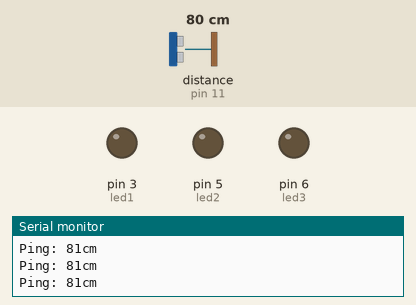
The sketch below on a simulated Arduino Uno, built with avr-gcc and run on an emulated ATmega328P. Shown: output pins drawn as LEDs (lit = HIGH), the last lines printed to the serial monitor. The test bench sets the inputs (shaded band); at power-on: distance to the obstacle (sensor on pin 11) 80 cm. The echo pulse lasts 58.3 µs per cm.

Above: at 1.2 s.
1.3 s: distance to the obstacle (sensor on pin 11) set to 35 cm
2.8 s: distance to the obstacle (sensor on pin 11) set to 26 cm
At 4.0 s:
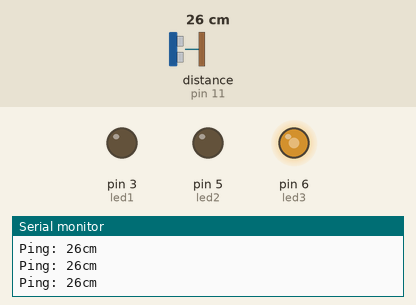
4.3 s: distance to the obstacle (sensor on pin 11) set to 2 cm
At 4.6 s:
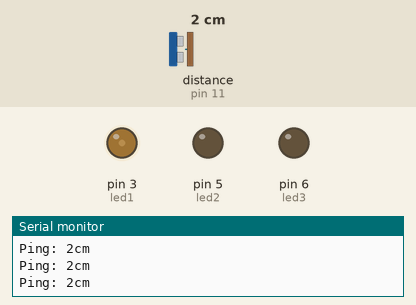
5.8 s: distance to the obstacle (sensor on pin 11) set to 4 cm
At 6.1 s:
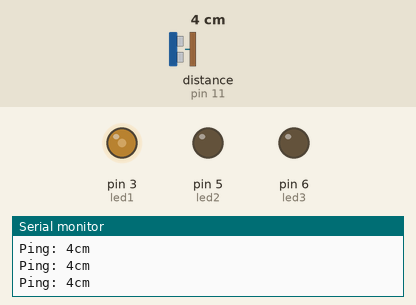
7.3 s: distance to the obstacle (sensor on pin 11) set to 9 cm
At 8.5 s:
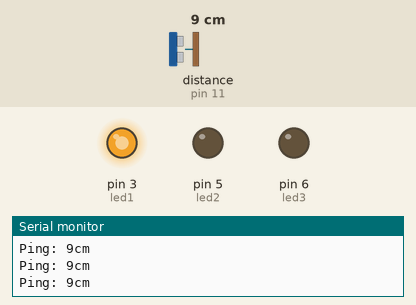
8.8 s: distance to the obstacle (sensor on pin 11) set to 12 cm
At 9.3 s:
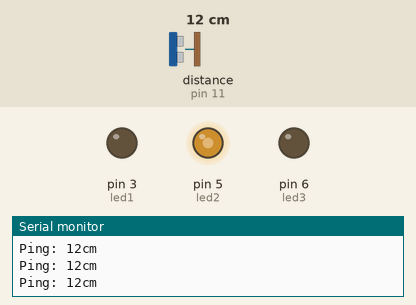
Timing chart, 0 to 11.3 s (numbered marks = the images above; inputs shaded):
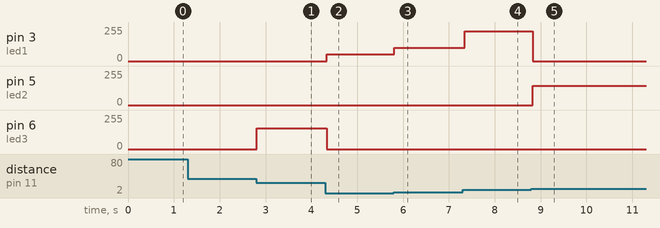

Measured:
- the behaviour switches between 31 and 30 cm on distance to the obstacle (sensor on pin 11) (found by bisection; images 0 and 1)
- the behaviour switches between 10 and 11 cm on distance to the obstacle (sensor on pin 11) (found by bisection; images 4 and 5)
- after the input at 2.8 s, pin 6 (led3): 0/255 → 156/255 at once
- after the input at 4.3 s, pin 3 (led1): 0/255 → 50/255 at once; pin 6 (led3): 156/255 → 0/255 at once
- after the input at 5.8 s, pin 3 (led1): 50/255 → 100/255 at once
- after the input at 7.3 s, pin 3 (led1): 100/255 → 225/255 at once
- after the input at 8.8 s, pin 3 (led1): 225/255 → 0/255 at once; pin 5 (led2): 0/255 → 144/255 at once

The sketch:

Ultrasound_LED_controller.ino
```cpp
// ---------------------------------------------------------------------------
// Example NewPing library sketch that does a ping about 20 times per second.
// ---------------------------------------------------------------------------

#include <NewPing.h>

#define TRIGGER_PIN  12  // Arduino pin tied to trigger pin on the ultrasonic sensor.
#define ECHO_PIN     11  // Arduino pin tied to echo pin on the ultrasonic sensor.
#define MAX_DISTANCE 200 // Maximum distance we want to ping for (in centimeters). Maximum sensor distance is rated at 400-500cm.

int led1 = 3;           // the pin that the LED1 is attached to
int led2 = 5;           // the pin that the LED2 is attached to
int led3 = 6;           // the pin that the LED3 is attached to

NewPing sonar(TRIGGER_PIN, ECHO_PIN, MAX_DISTANCE); // NewPing setup of pins and maximum distance.
int distance;

void setup() {
  // declare pin 3,5,6 to be an output:
  pinMode(led1, OUTPUT);
  pinMode(led2, OUTPUT);
  pinMode(led3, OUTPUT);
  Serial.begin(115200); // Open serial monitor at 115200 baud to see ping results.
  distance = 0;
}

void loop() {
  delay(50);                      // Wait 50ms between pings (about 20 pings/sec). 29ms should be the shortest delay between pings.
  unsigned int uS = sonar.ping(); // Send ping, get ping time in microseconds (uS).
  distance = (uS / US_ROUNDTRIP_CM);
  if(distance > 0) {
    Serial.print("Ping: ");
    Serial.print(distance); // Convert ping time to distance in cm and print result (0 = outside set distance range)
    Serial.println("cm");
  }

  if(distance > 0) {
    if(distance <= 10) {
      analogWrite(led2, 0);
      analogWrite(led3, 0);
      analogWrite(led1, distance*25);
    }
    else if(distance <= 20) {
      analogWrite(led1, 0);
      analogWrite(led3, 0);
      analogWrite(led2, distance*12);
    }
    else if(distance <= 30) {
      analogWrite(led2, 0);
      analogWrite(led1, 0);
      analogWrite(led3, distance*6);
    }
  }
}
```
